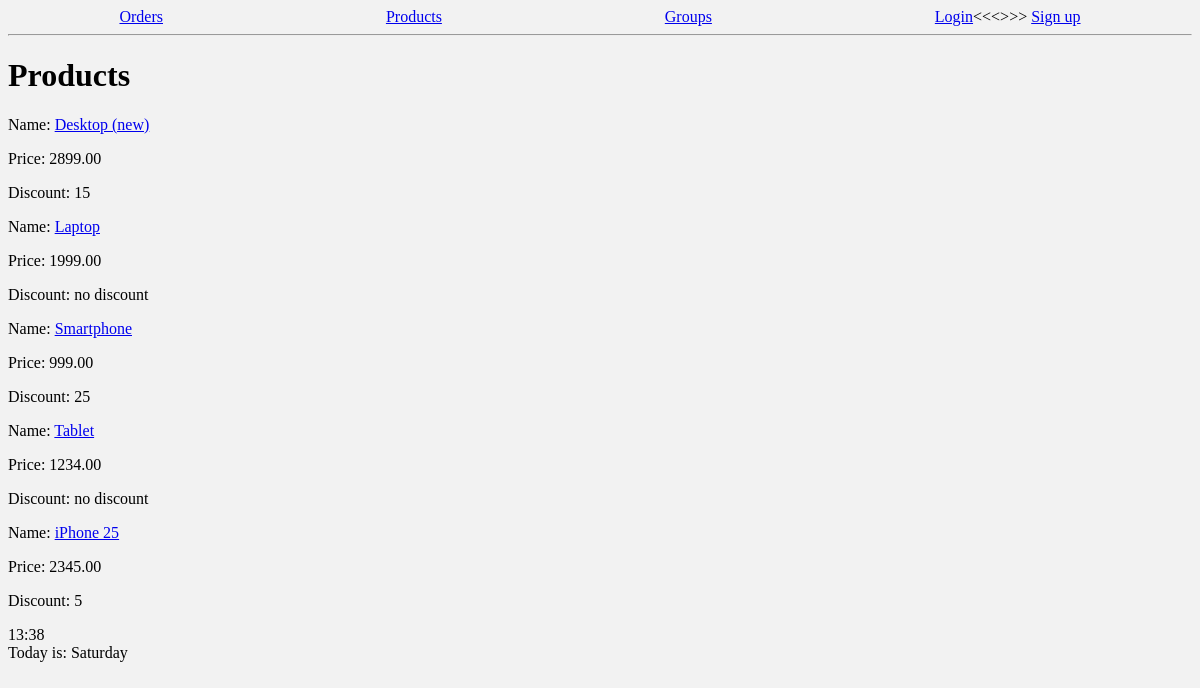
The app's page /shop/products/, older data.
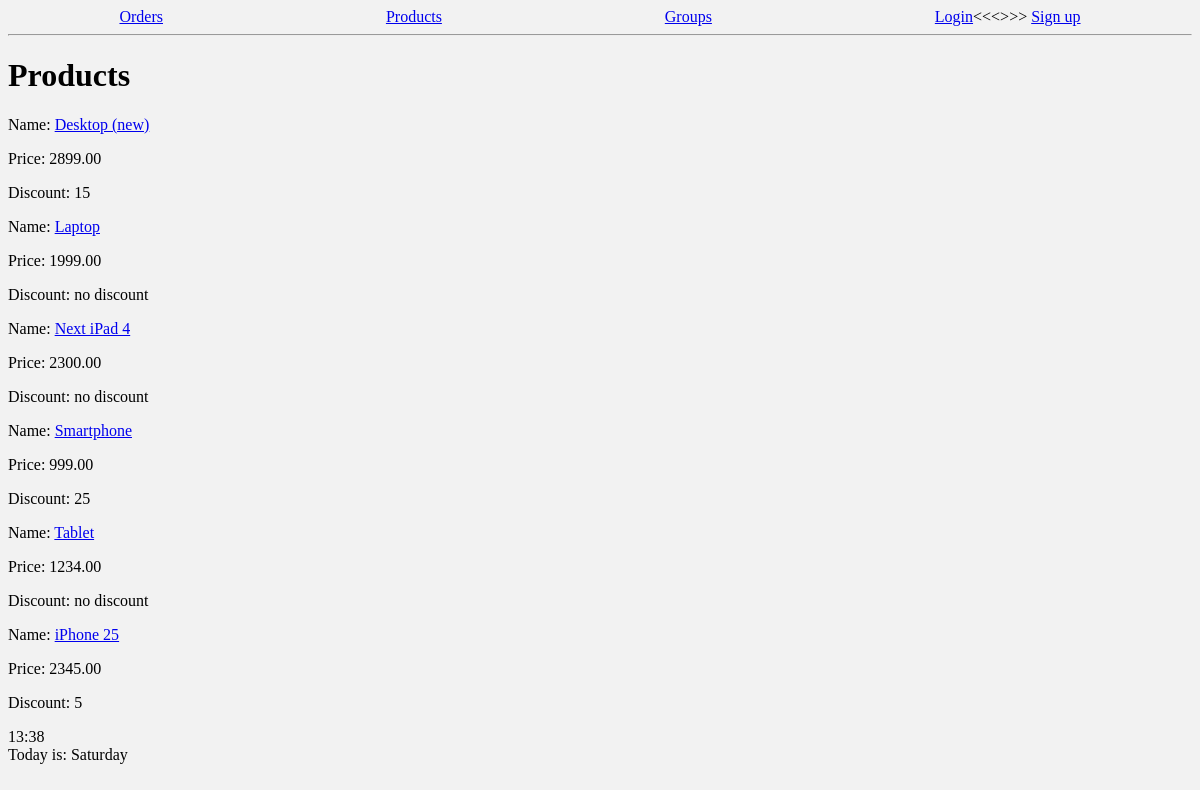
The same page, newer data.
### shopapp/models.py (models this page shows, shortened)
class Product(models.Model):
    class Meta:
        ordering = ["name", "price"] # Сортирует в данном случае по имени и цене
    name = models.CharField(max_length=32)
    description = models.TextField(null=False, blank=True)
    price = models.DecimalField(default=0, max_digits=8, decimal_places=2)
    discount = models.SmallIntegerField(default=0)
    created_at = models.DateTimeField(auto_now_add=True)
    archived = models.BooleanField(default=False)
    created_by = models.ForeignKey(User, on_delete=models.PROTECT, default=None)

### shopapp/views.py (the view)
# urls.py: path('products/', ProductsListView.as_view(), name='products_list'),
class ProductsListView(ListView): # С помощью TemplateView можно делать шаблоны избегаю повторного вызова render
    template_name = 'shopapp/products-list.html'
    context_object_name = 'products'
    queryset = Product.objects.filter(archived=False) # Изменим отображение продуктов. Выведем только те,
    def get_context_data(self, **kwargs): # Метод родительского класса, который нужно переопределить для отображения продуктов
        context = super().get_context_data(**kwargs)
        context['products'] = Product.objects.all() # Обновляем контекст в соответствии со списком продуктов
        return context

### shopapp/templates/shopapp/products-list.html (shortened to what this page needs)
{% extends 'shopapp/base.html' %}
{% block body %}
    <h1> Products </h1>
        {% if products %}
    <div>{% for product in products %}</div>
        <div>
            <p>Name: <a href="{% url 'shopapp:product_details' pk=product.pk %}"
            > {{ product.name }}</a></p>
            <p>Price: {{ product.price }}</p>
            <p>Discount: {% firstof product.discount 'no discount' %}</p>
        </div>
        {% endfor %}
        {% else %}
    <h3>No products yet...</h3>
        {% endif %}
{% endblock %}

Row changes from the older to the newer data that the page shows:
added Product: name "Next iPad 4", price "2300.00", discount "no discount"
